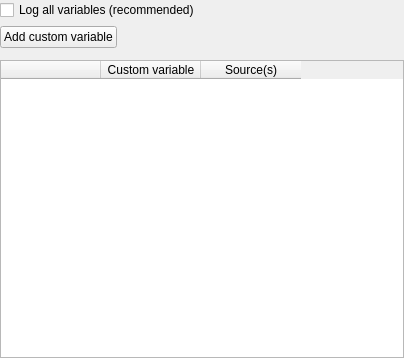
<?xml version="1.0" encoding="UTF-8"?>
<ui version="4.0">
 <class>ui_logger</class>
 <widget class="QWidget" name="ui_logger">
  <property name="geometry">
   <rect>
    <x>0</x>
    <y>0</y>
    <width>404</width>
    <height>358</height>
   </rect>
  </property>
  <property name="windowTitle">
   <string>Form</string>
  </property>
  <layout class="QVBoxLayout" name="verticalLayout">
   <property name="margin">
    <number>0</number>
   </property>
   <item>
    <widget class="QCheckBox" name="checkbox_auto_log">
     <property name="text">
      <string>Log all variables (recommended)</string>
     </property>
    </widget>
   </item>
   <item>
    <widget class="QPushButton" name="button_add_custom_variable">
     <property name="sizePolicy">
      <sizepolicy hsizetype="Fixed" vsizetype="Fixed">
       <horstretch>0</horstretch>
       <verstretch>0</verstretch>
      </sizepolicy>
     </property>
     <property name="text">
      <string>Add custom variable</string>
     </property>
    </widget>
   </item>
   <item>
    <widget class="QWidget" name="widget" native="true">
     <layout class="QHBoxLayout" name="horizontalLayout">
      <property name="margin">
       <number>0</number>
      </property>
     </layout>
    </widget>
   </item>
   <item>
    <widget class="QTableWidget" name="table_var">
     <property name="dragDropMode">
      <enum>QAbstractItemView::DropOnly</enum>
     </property>
     <property name="alternatingRowColors">
      <bool>true</bool>
     </property>
     <property name="showGrid">
      <bool>false</bool>
     </property>
     <attribute name="verticalHeaderVisible">
      <bool>false</bool>
     </attribute>
     <column>
      <property name="text">
       <string/>
      </property>
     </column>
     <column>
      <property name="text">
       <string>Custom variable</string>
      </property>
     </column>
     <column>
      <property name="text">
       <string>Source(s)</string>
      </property>
     </column>
    </widget>
   </item>
  </layout>
 </widget>
 <resources/>
 <connections/>
</ui>
